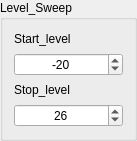
   <widget class="QGroupBox" name="level_sweep_groupBox">
    <property name="geometry">
     <rect>
      <x>180</x>
      <y>390</y>
      <width>137</width>
      <height>141</height>
     </rect>
    </property>
    <property name="title">
     <string>Level_Sweep</string>
    </property>
    <layout class="QVBoxLayout" name="verticalLayout_9">
     <item>
      <widget class="QLabel" name="sync_path_label_4">
       <property name="text">
        <string>Start_level</string>
       </property>
       <property name="alignment">
        <set>Qt::AlignLeading|Qt::AlignLeft|Qt::AlignVCenter</set>
       </property>
      </widget>
     </item>
     <item>
      <widget class="QSpinBox" name="spinBox_2">
       <property name="alignment">
        <set>Qt::AlignCenter</set>
       </property>
       <property name="minimum">
        <number>-30</number>
       </property>
       <property name="maximum">
        <number>30</number>
       </property>
       <property name="value">
        <number>-20</number>
       </property>
      </widget>
     </item>
     <item>
      <widget class="QLabel" name="sync_path_label_5">
       <property name="text">
        <string>Stop_level</string>
       </property>
       <property name="alignment">
        <set>Qt::AlignLeading|Qt::AlignLeft|Qt::AlignVCenter</set>
       </property>
      </widget>
     </item>
     <item>
      <widget class="QSpinBox" name="spinBox_3">
       <property name="alignment">
        <set>Qt::AlignCenter</set>
       </property>
       <property name="minimum">
        <number>-30</number>
       </property>
       <property name="maximum">
        <number>30</number>
       </property>
       <property name="value">
        <number>26</number>
       </property>
      </widget>
     </item>
    </layout>
   </widget>
